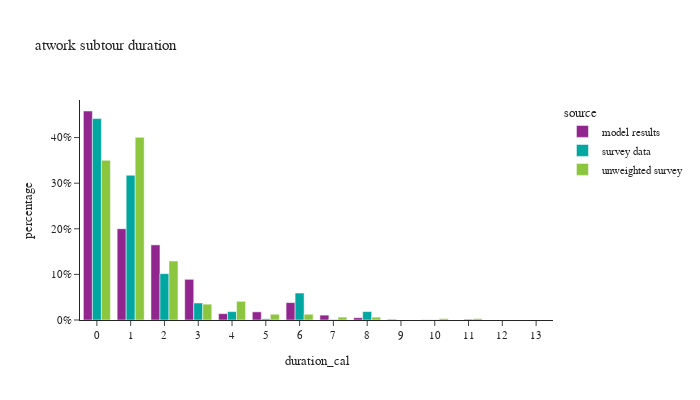

Write notebook code for a chart like this one.
### Markdown cell above
## atwork subtours duration

### Code cell
atwork_subtour['duration_cal'] = atwork_subtour['end'] - atwork_subtour['start']

df_plot = atwork_subtour.groupby(['source','duration_cal'])[['tour_weight']].sum().reset_index()
df_plot['percentage'] = df_plot.groupby(['source'], group_keys=False)['tour_weight']. \
    apply(lambda x: x / float(x.sum()))

fig = px.bar(df_plot, x="duration_cal", y="percentage", color="source",barmode="group",
             title="atwork subtour duration")
fig.for_each_annotation(lambda a: a.update(text = a.text.split("=")[-1]))
fig.update_layout(height=400, width=700, yaxis=dict(tickformat=".0%"), xaxis=dict(dtick="1"))
fig.show()

### Figure 1 — Plotly figure (JSON) as saved in the notebook; plotly's stock layout.template omitted (floating-point values rounded to 4 significant figures)
{"data": [{"alignmentgroup": "True", "hovertemplate": "source=model results<br>duration_cal=%{x}<br>percentage=%{y}<extra></extra>", "legendgroup": "model results", "marker": {"color": "#91268F", "pattern": {"shape": ""}}, "name": "model results", "offsetgroup": "model results", "orientation": "v", "showlegend": true, "textposition": "auto", "x": [0.0, 1.0, 2.0, 3.0, 4.0, 5.0, 6.0, 7.0, 8.0, 9.0, 10.0, 11.0, 12.0, 13.0], "xaxis": "x", "y": [0.4583, 0.2002, 0.1648, 0.08921, 0.01395, 0.0179, 0.03819, 0.0107, 0.005045, 0.001381, 0.0003772, 2.296e-05, 1.64e-05, 3.28e-06], "yaxis": "y", "type": "bar"}, {"alignmentgroup": "True", "hovertemplate": "source=survey data<br>duration_cal=%{x}<br>percentage=%{y}<extra></extra>", "legendgroup": "survey data", "marker": {"color": "#00A7A0", "pattern": {"shape": ""}}, "name": "survey data", "offsetgroup": "survey data", "orientation": "v", "showlegend": true, "textposition": "auto", "x": [0.0, 1.0, 2.0, 3.0, 4.0, 5.0, 6.0, 7.0, 8.0, 10.0, 11.0], "xaxis": "x", "y": [0.4417, 0.3175, 0.1016, 0.03733, 0.01839, 0.002506, 0.05913, 0.001105, 0.01846, 0.0004231, 0.001786], "yaxis": "y", "type": "bar"}, {"alignmentgroup": "True", "hovertemplate": "source=unweighted survey<br>duration_cal=%{x}<br>percentage=%{y}<extra></extra>", "legendgroup": "unweighted survey", "marker": {"color": "#8CC63E", "pattern": {"shape": ""}}, "name": "unweighted survey", "offsetgroup": "unweighted survey", "orientation": "v", "showlegend": true, "textposition": "auto", "x": [0.0, 1.0, 2.0, 3.0, 4.0, 5.0, 6.0, 7.0, 8.0, 10.0, 11.0], "xaxis": "x", "y": [0.3502, 0.4006, 0.1293, 0.0347, 0.04101, 0.01262, 0.01262, 0.006309, 0.006309, 0.003155, 0.003155], "yaxis": "y", "type": "bar"}], "layout": {"xaxis": {"anchor": "y", "domain": [0.0, 1.0], "title": {"text": "duration_cal"}, "dtick": "1"}, "yaxis": {"anchor": "x", "domain": [0.0, 1.0], "title": {"text": "percentage"}, "tickformat": ".0%"}, "legend": {"title": {"text": "source"}, "tracegroupgap": 0}, "title": {"text": "atwork subtour duration"}, "barmode": "group", "height": 400, "width": 700}}
